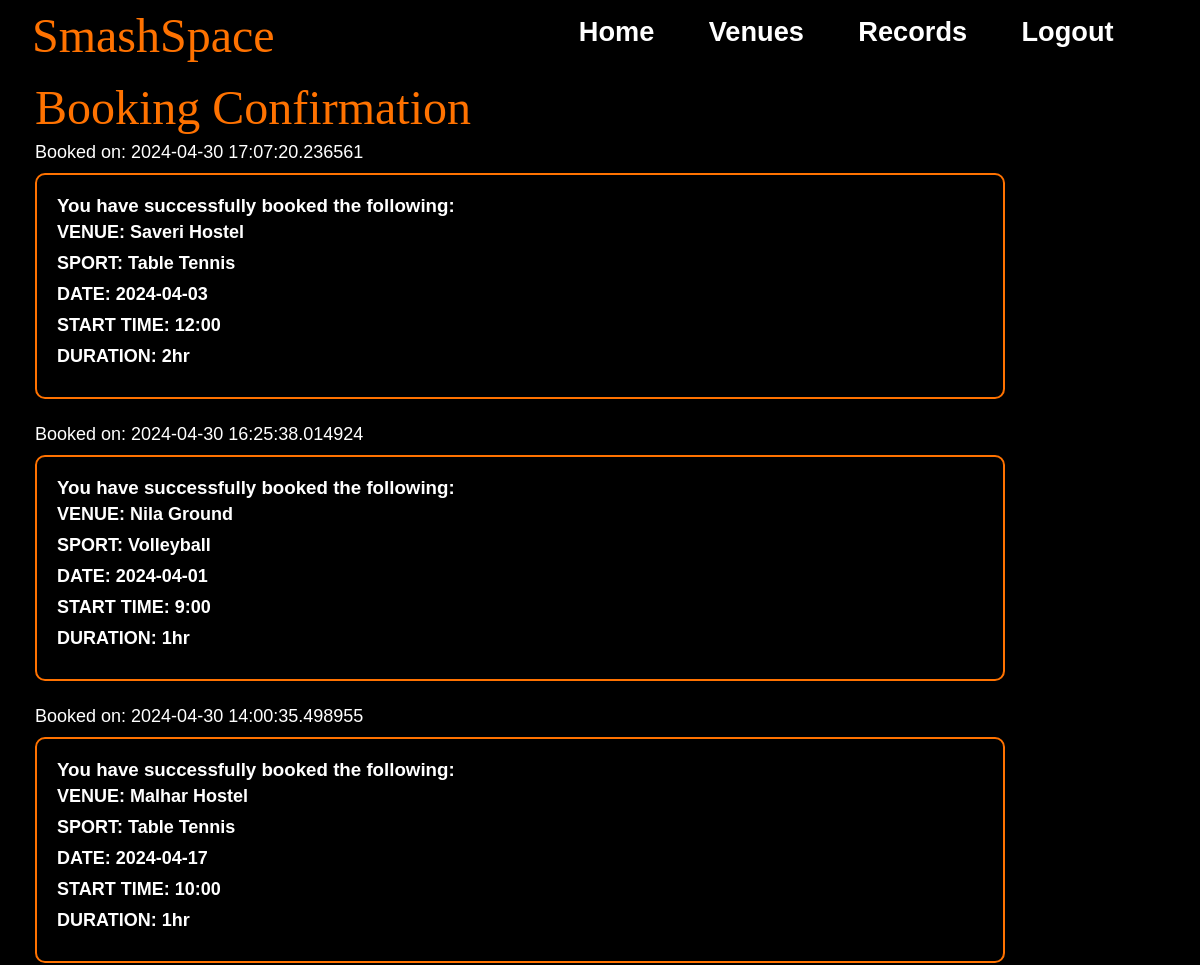
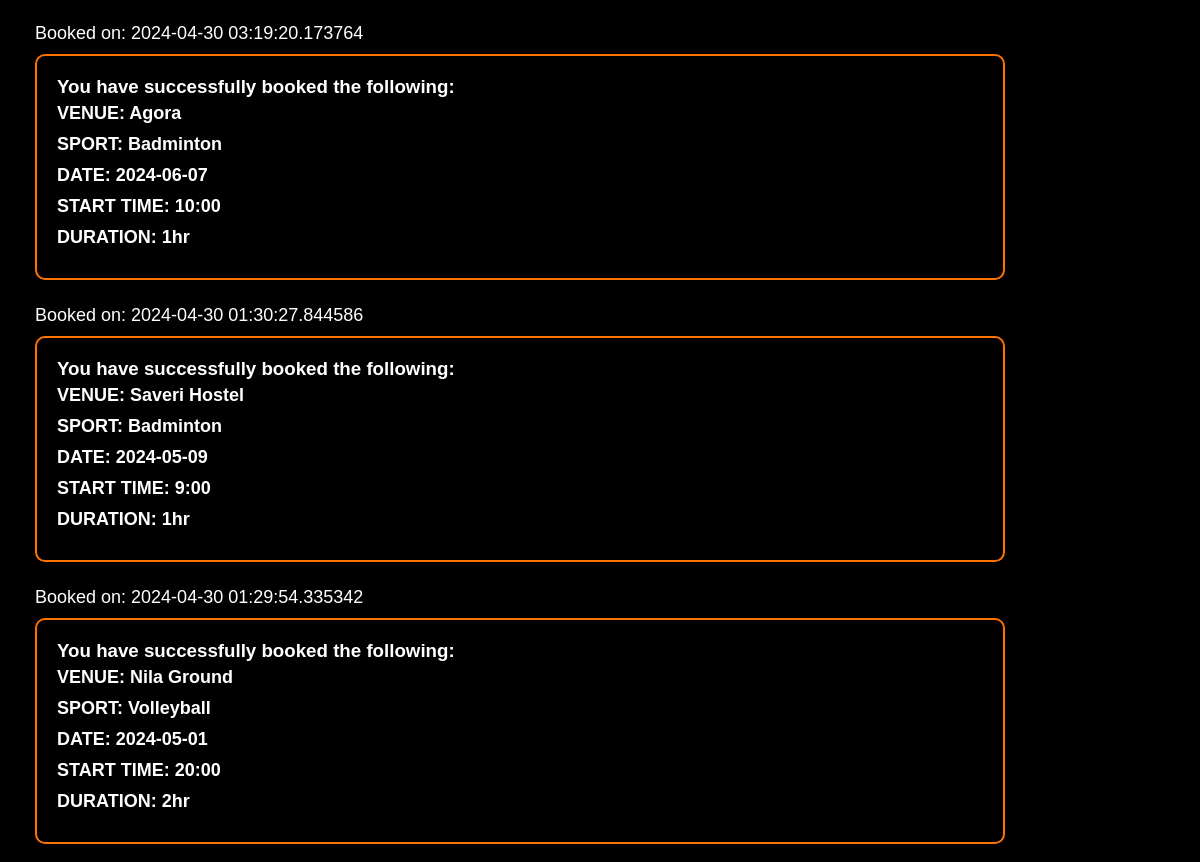
Screenshot of /records (signed in) with the database file from the repository (2 pictures, top to bottom).
### models.py (models this page shows, shortened)
class BookingLog(db.Model):
    BookingID = db.Column(db.Integer, primary_key=True, autoincrement=True)
    UserID = db.Column(db.Integer, db.ForeignKey('user.UserID'), nullable=False)
    VenueID = db.Column(db.Integer, db.ForeignKey('venue.VenueID'), nullable=False)
    SportID = db.Column(db.Integer, db.ForeignKey('sport.SportID'), nullable=False)
    Slot = db.Column(db.String(10),nullable=False)
    Duration = db.Column(db.String(5),nullable=False)
    Date = db.Column(db.String(20), nullable=False)
    BookingTime = db.Column(db.DateTime, nullable=False, default=lambda: datetime.now(timezone("Asia/Kolkata")))
    User = db.relationship('User', backref='bookings', lazy=True)
    Venue = db.relationship('Venue', backref='bookings', lazy=True)
    Sport = db.relationship('Sport', backref='bookings', lazy=True)
    __table_args__ = (
        UniqueConstraint("UserID",'VenueID', 'SportID', 'Slot', 'Duration', 'Date'),
    )

class Venue(db.Model):
    VenueID = db.Column(db.Integer, primary_key=True, autoincrement = True)
    VenueName = db.Column(db.String(100), nullable=False)
    VenueAddress = db.Column(db.String(500), nullable=False)
    VenueImageURL = db.Column(db.String(200))
    FirstSlot = db.Column(db.Time, nullable = False)
    LastSlot = db.Column(db.Time, nullable = False)
    Sports = db.relationship('Sport', secondary='venue_sport', backref= db.backref('venues', lazy='dynamic'))
    VenueBlog = db.Column(db.String(2000))

class Sport(db.Model):
    SportID = db.Column(db.Integer, primary_key=True, autoincrement=True)
    SportName = db.Column(db.String(100), nullable=False, unique=True)
    SportImageURL= db.Column(db.String(200))

### app.py (the view)
@app.route("/records")
def record():
    logs = BookingLog.query.filter_by(UserID=current_user.get_id()).order_by(desc(BookingLog.BookingTime)).all()
    venues = []
    sports = []
    dates = []
    starts = []
    durations = []
    BookingTimes= []
    for log in logs:
        venue = Venue.query.get(log.VenueID)
        sport = Sport.query.get(log.SportID)
        venues.append(venue)
        sports.append(sport)
        dates.append(log.Date)
        starts.append(log.Slot)
        durations.append(log.Duration)
        BookingTimes.append(log.BookingTime)
    return render_template("Records.html", logs=logs, venues=venues, sports=sports, dates=dates, starts=starts, durations=durations, BookingTimes=BookingTimes)

### app.py (called while the page is built)
@login_manager.user_loader
def load_user(user_id):
    return User.query.get(int(user_id))

### models.py (called while the page is built)
    def get_id(self):
        return str(self.UserID)

### templates/Records.html (shortened to what this page needs)
{% extends 'Base.html' %}
{% block css %}
<link rel="stylesheet" href="/static/css/records.css">
{%endblock%}
{% block content %}
    <p style="color: #ff7200;font-family: fantasy;font-size: 3em;" >Booking Confirmation</p>
    <ul  id = "UL">
        {% for log in logs %}
            <li id = "time">Booked on: {{ BookingTimes[loop.index0] }}</li>
            <div class = "box">
                    <h3 id = "yhs">You have successfully booked the following:</h3>
              <div id = "data">
                <li>VENUE: {{ venues[loop.index0].VenueName }}</li>
                <li>SPORT: {{ sports[loop.index0].SportName }}</li>
                <li>DATE: {{ dates[loop.index0] }}</li>
                <li>START TIME: {{ starts[loop.index0] }}</li>
                <li>DURATION: {{ durations[loop.index0] }}</li>
              </div>
            </div>
            <br>
        {% endfor %}
    </ul>
{%endblock%}

### templates/Base.html (shortened to what this page needs)
<!DOCTYPE html>
<html lang="en">
<head>
    <link rel="stylesheet" href="{{ url_for("static", filename="css/base.css") }}">
    {% block css %}{% endblock %}
</head>
<body>
    <div class="content-wrapper">
        <div id="main">
            <div id="navbar">
                <a id="logo" href="/home">SmashSpace</a>
                <div id="menu">
                    <a href="/home">Home</a>
                    <a href="/venues">Venues</a>
                    <a href="/records">Records</a>
                    {% if current_user.is_authenticated %}
                    <a href="/logout">Logout</a>
                    {% else %}
                    <a href="/">Login/Register</a>
                    {% endif %}
                </div>
            </div>
        </div>
    </div>
    {% block content %}{% endblock %}
</body>
</html>

### static/css/base.css (style rules this page uses)
* { margin: 0; padding: 0; text-decoration: none; box-sizing: border-box; transition: all 0.5s; }
body { background-color: black; max-width: 1000px; margin: 0 auto; }
#navbar { position: fixed; top: 0; left: 0; right:0; background-color: rgba(0, 0, 0, 0.8); height: 4em; display: flex; align-items: center; justify-content: space-between; padding: 0 2em; z-index: 1000; }
#logo { color: #ff7200; font-size: 3em; font-family: fantasy; margin-top: 0.14em; }
#menu { display: flex; }
#menu a, .dropmenu a { margin-right: 2em; font-size: 1.7em; color: #fff; font-family: 'Franklin Gothic Medium', 'Arial Narrow', Arial, sans-serif; font-weight: 550; transition: color 0.3s ease-in-out; }

### static/css/records.css (style rules this page uses)
body { font-family: Arial, sans-serif; margin: 0; padding: 0; color: #333; margin: 80px 0 0 35px; }
ul { list-style-type: none; }
li { margin-bottom: 10px; }
#time { margin-top: 7px; color: #fff; font-size: large; }
.box { border: 2px solid #ff7200; border-radius: 10px; padding: 20px; margin-top: 10px; margin-right: 30px; background-color: #000; color: #fff; box-shadow: 0 0 10px rgba(0, 0, 0, 0.1); }
#data { font-weight:700; font-family:'Trebuchet MS', 'Lucida Sans Unicode', 'Lucida Grande', 'Lucida Sans', Arial, sans-serif; font-size: large; }
#yhs { font-family: 'Lucida Sans', 'Lucida Sans Regular', 'Lucida Grande', 'Lucida Sans Unicode', Geneva, Verdana, sans-serif; margin-bottom: 5px; }

### rows the page displays
BookingLog: BookingTime "2024-04-30 17:07:20.236561", Date "2024-04-03", Slot "12:00", Duration "2hr"
Venue: VenueName "Saveri Hostel"
Sport: SportName "Table Tennis"
BookingLog: BookingTime "2024-04-30 16:25:38.014924", Date "2024-04-01", Slot "9:00", Duration "1hr"
Venue: VenueName "Nila Ground"
Sport: SportName "Volleyball"
BookingLog: BookingTime "2024-04-30 14:00:35.498955", Date "2024-04-17", Slot "10:00", Duration "1hr"
Venue: VenueName "Malhar Hostel"
BookingLog: BookingTime "2024-04-30 03:19:20.173764", Date "2024-06-07", Slot "10:00", Duration "1hr"
Venue: VenueName "Agora"
Sport: SportName "Badminton"
BookingLog: BookingTime "2024-04-30 01:30:27.844586", Date "2024-05-09", Slot "9:00", Duration "1hr"
BookingLog: BookingTime "2024-04-30 01:29:54.335342", Date "2024-05-01", Slot "20:00", Duration "2hr"
